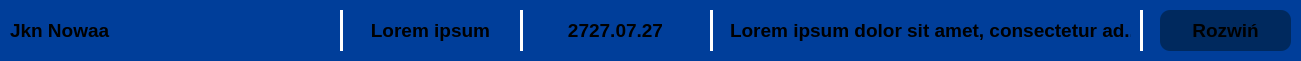
     <widget class="QFrame" name="frame_42">
      <property name="geometry">
       <rect>
        <x>30</x>
        <y>540</y>
        <width>1301</width>
        <height>61</height>
       </rect>
      </property>
      <property name="styleSheet">
       <string notr="true">background-color: rgb(0, 62, 154);
border-radius: 10px;</string>
      </property>
      <property name="frameShape">
       <enum>QFrame::Shape::StyledPanel</enum>
      </property>
      <property name="frameShadow">
       <enum>QFrame::Shadow::Raised</enum>
      </property>
      <widget class="Line" name="line_22">
       <property name="geometry">
        <rect>
         <x>520</x>
         <y>10</y>
         <width>3</width>
         <height>41</height>
        </rect>
       </property>
       <property name="styleSheet">
        <string notr="true">background-color: white;</string>
       </property>
       <property name="orientation">
        <enum>Qt::Orientation::Vertical</enum>
       </property>
      </widget>
      <widget class="Line" name="line_23">
       <property name="geometry">
        <rect>
         <x>710</x>
         <y>10</y>
         <width>3</width>
         <height>41</height>
        </rect>
       </property>
       <property name="styleSheet">
        <string notr="true">background-color: white;</string>
       </property>
       <property name="orientation">
        <enum>Qt::Orientation::Vertical</enum>
       </property>
      </widget>
      <widget class="QLabel" name="label_47">
       <property name="geometry">
        <rect>
         <x>350</x>
         <y>10</y>
         <width>161</width>
         <height>41</height>
        </rect>
       </property>
       <property name="font">
        <font>
         <pointsize>14</pointsize>
         <bold>true</bold>
        </font>
       </property>
       <property name="layoutDirection">
        <enum>Qt::LayoutDirection::LeftToRight</enum>
       </property>
       <property name="styleSheet">
        <string notr="true"/>
       </property>
       <property name="text">
        <string>Lorem ipsum</string>
       </property>
       <property name="textFormat">
        <enum>Qt::TextFormat::RichText</enum>
       </property>
       <property name="alignment">
        <set>Qt::AlignmentFlag::AlignCenter</set>
       </property>
      </widget>
      <widget class="QLabel" name="label_48">
       <property name="geometry">
        <rect>
         <x>10</x>
         <y>10</y>
         <width>311</width>
         <height>41</height>
        </rect>
       </property>
       <property name="font">
        <font>
         <pointsize>14</pointsize>
         <bold>true</bold>
        </font>
       </property>
       <property name="layoutDirection">
        <enum>Qt::LayoutDirection::LeftToRight</enum>
       </property>
       <property name="styleSheet">
        <string notr="true"/>
       </property>
       <property name="text">
        <string>Jkn Nowaa</string>
       </property>
       <property name="textFormat">
        <enum>Qt::TextFormat::RichText</enum>
       </property>
       <property name="alignment">
        <set>Qt::AlignmentFlag::AlignLeading|Qt::AlignmentFlag::AlignLeft|Qt::AlignmentFlag::AlignVCenter</set>
       </property>
      </widget>
      <widget class="QFrame" name="frame_43">
       <property name="geometry">
        <rect>
         <x>1160</x>
         <y>10</y>
         <width>131</width>
         <height>41</height>
        </rect>
       </property>
       <property name="styleSheet">
        <string notr="true">background-color: rgb(0, 41, 94);
border-radius: 10px;</string>
       </property>
       <property name="frameShape">
        <enum>QFrame::Shape::StyledPanel</enum>
       </property>
       <property name="frameShadow">
        <enum>QFrame::Shadow::Raised</enum>
       </property>
       <widget class="QFrame" name="frame_44">
        <property name="geometry">
         <rect>
          <x>270</x>
          <y>60</y>
          <width>841</width>
          <height>61</height>
         </rect>
        </property>
        <property name="styleSheet">
         <string notr="true">background-color: rgb(0, 62, 154);
border-radius: 10px;</string>
        </property>
        <property name="frameShape">
         <enum>QFrame::Shape::StyledPanel</enum>
        </property>
        <property name="frameShadow">
         <enum>QFrame::Shadow::Raised</enum>
        </property>
       </widget>
       <widget class="QLabel" name="label_49">
        <property name="geometry">
         <rect>
          <x>10</x>
          <y>0</y>
          <width>111</width>
          <height>41</height>
         </rect>
        </property>
        <property name="font">
         <font>
          <pointsize>14</pointsize>
          <bold>true</bold>
         </font>
        </property>
        <property name="layoutDirection">
         <enum>Qt::LayoutDirection::LeftToRight</enum>
        </property>
        <property name="styleSheet">
         <string notr="true"/>
        </property>
        <property name="text">
         <string>Rozwiń</string>
        </property>
        <property name="textFormat">
         <enum>Qt::TextFormat::RichText</enum>
        </property>
        <property name="alignment">
         <set>Qt::AlignmentFlag::AlignCenter</set>
        </property>
       </widget>
      </widget>
      <widget class="Line" name="line_35">
       <property name="geometry">
        <rect>
         <x>1140</x>
         <y>10</y>
         <width>3</width>
         <height>41</height>
        </rect>
       </property>
       <property name="styleSheet">
        <string notr="true">background-color: white;</string>
       </property>
       <property name="orientation">
        <enum>Qt::Orientation::Vertical</enum>
       </property>
      </widget>
      <widget class="QLabel" name="label_57">
       <property name="geometry">
        <rect>
         <x>730</x>
         <y>10</y>
         <width>401</width>
         <height>41</height>
        </rect>
       </property>
       <property name="font">
        <font>
         <pointsize>14</pointsize>
         <bold>true</bold>
        </font>
       </property>
       <property name="layoutDirection">
        <enum>Qt::LayoutDirection::LeftToRight</enum>
       </property>
       <property name="styleSheet">
        <string notr="true">background-color: rgb(0, 62, 154);</string>
       </property>
       <property name="text">
        <string>Lorem ipsum dolor sit amet, consectetur ad...</string>
       </property>
       <property name="textFormat">
        <enum>Qt::TextFormat::RichText</enum>
       </property>
       <property name="alignment">
        <set>Qt::AlignmentFlag::AlignCenter</set>
       </property>
      </widget>
      <widget class="Line" name="line_36">
       <property name="geometry">
        <rect>
         <x>340</x>
         <y>10</y>
         <width>3</width>
         <height>41</height>
        </rect>
       </property>
       <property name="styleSheet">
        <string notr="true">background-color: white;</string>
       </property>
       <property name="orientation">
        <enum>Qt::Orientation::Vertical</enum>
       </property>
      </widget>
      <widget class="QLabel" name="label_58">
       <property name="geometry">
        <rect>
         <x>530</x>
         <y>10</y>
         <width>171</width>
         <height>41</height>
        </rect>
       </property>
       <property name="font">
        <font>
         <pointsize>14</pointsize>
         <bold>true</bold>
        </font>
       </property>
       <property name="layoutDirection">
        <enum>Qt::LayoutDirection::LeftToRight</enum>
       </property>
       <property name="styleSheet">
        <string notr="true"/>
       </property>
       <property name="text">
        <string>2727.07.27</string>
       </property>
       <property name="textFormat">
        <enum>Qt::TextFormat::RichText</enum>
       </property>
       <property name="alignment">
        <set>Qt::AlignmentFlag::AlignCenter</set>
       </property>
      </widget>
     </widget>
